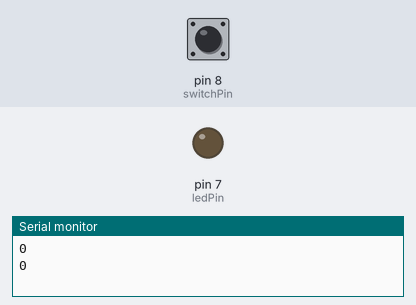
A sketch run on a simulated Arduino Uno, built with avr-gcc and run on an emulated ATmega328P. Shown: output pins drawn as LEDs (lit = HIGH), the last lines printed to the serial monitor. The inputs (shaded band) are chosen by the test bench; at power-on: pin 8 (switchPin) LOW.

Above: at 1.8 s.
1.9 s: pin 8 (switchPin) pulled HIGH for 0.6 s
At 2.3 s:
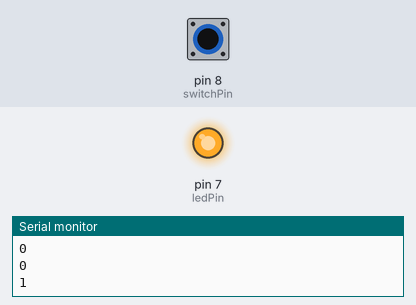
4.5 s: pin 8 (switchPin) pulled HIGH for 3.2 s
At 9.3 s:
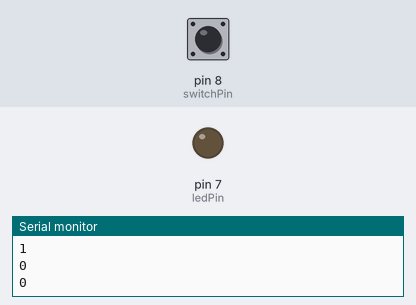
Timing chart, 0 to 10.8 s (numbered marks = the images above; inputs shaded):
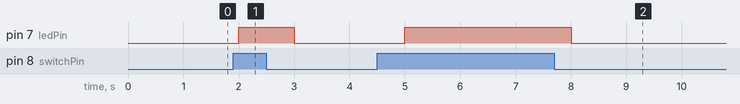

Measured:
- after the input at 1.9 s, pin 7 (ledPin): LOW → HIGH after 0.10 s, → LOW 1.0 s later
- after the input at 4.5 s, pin 7 (ledPin): LOW → HIGH after 0.50 s, → LOW 3.0 s later

The sketch:

tiltSwitch.ino
```cpp
const int switchPin = 8;
int threshold = 10;
const int ledPin = 7;
void setup() {
  Serial.begin(9600);
  pinMode(switchPin, INPUT);
  pinMode(ledPin, OUTPUT);
}
void loop() {
  Serial.println(digitalRead(switchPin));
  if (digitalRead(switchPin) == 1) {
    digitalWrite(ledPin, HIGH);
  } else {
    digitalWrite(ledPin, LOW);
  }
  delay(1000);
}
```
